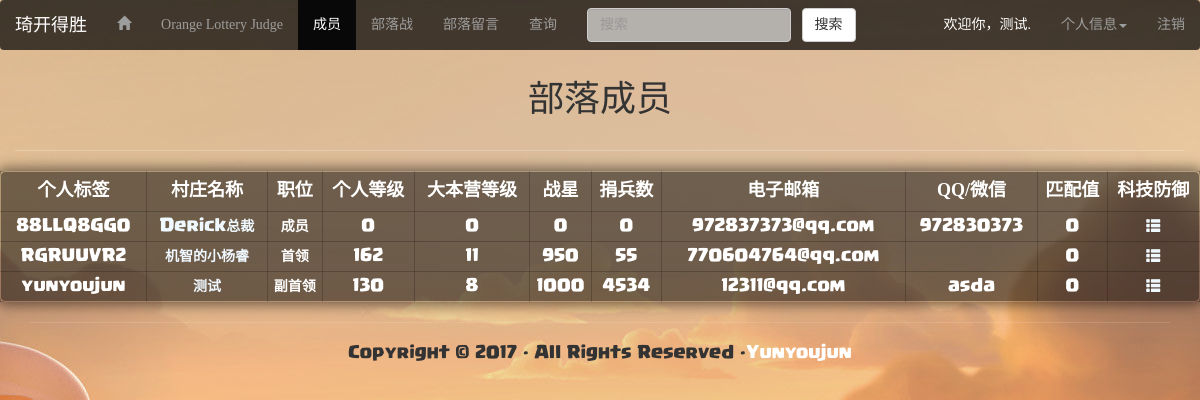
The app's page /clanmember.php (signed in), older data.
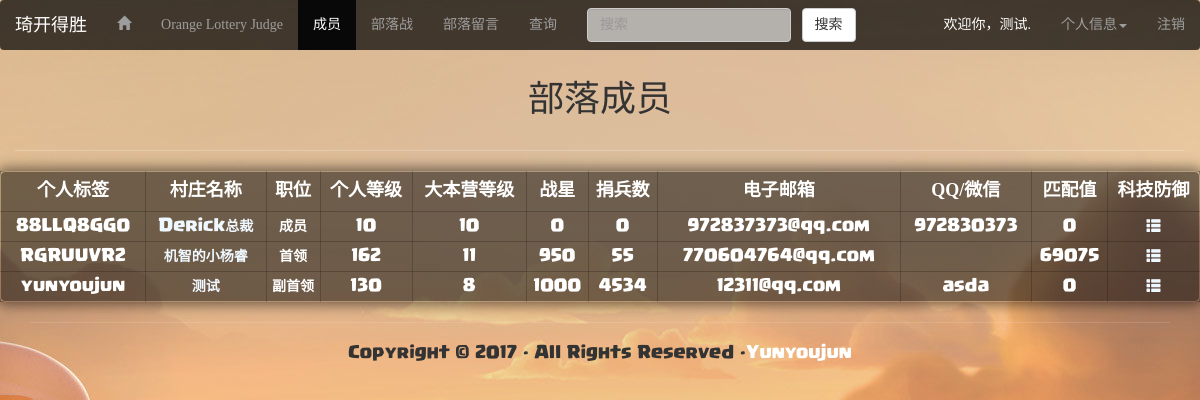
The same page, newer data.
### tables this page shows
CREATE TABLE IF NOT EXISTS `clan` (
  `ClanCode` char(10) NOT NULL,
  `ClanName` varchar(30) NOT NULL,
  `MemberNum` tinyint(4) DEFAULT '1',
  `ClanLevel` tinyint(4) NOT NULL,
  `ClanPassword` varchar(20) NOT NULL,
  `ClanLeader` char(10) NOT NULL,
  `ClanGroup` varchar(20) DEFAULT NULL,
  PRIMARY KEY (`ClanCode`)
);

CREATE TABLE IF NOT EXISTS `clanmember` (
  `Code` char(10) NOT NULL,
  `Password` char(20) NOT NULL,
  `VillageName` char(30) NOT NULL,
  `Position` tinyint(1) NOT NULL,
  `Level` smallint(6) NOT NULL,
  `TownHallLevel` tinyint(4) NOT NULL,
  `Star` smallint(6) NOT NULL,
  `Donation` mediumint(9) NOT NULL,
  `Email` varchar(50) DEFAULT NULL,
  `QQorWechat` char(20) DEFAULT NULL,
  `ClanCode` char(10) NOT NULL,
  `PKMatch` int(11) NOT NULL,
  PRIMARY KEY (`Code`)
);

### clanmember.php (the view, shortened to what this page needs)
<?php require_once('Connections/clandata.php'); ?>
<!DOCTYPE html>
<html lang="en">
<head>
<?php
include("headlink.php");
?>
</head>
<body onLoad="ready()"><?php
include("navbar.php");
?>
    <?php
    		  $sqlclancode=mysql_query("select ClanCode from clanmember where Code='".$_SESSION['MM_Username']."'",$clandata);
		  $infoclancode=mysql_fetch_array($sqlclancode);
		  if($infoclancode['ClanCode']!=null){
		  ?>
<div class="container-fluid">
  <div class="row">
    <div class="col-md-6 col-md-offset-3">
      <h1 class="text-center">部落成员</h1>
    </div>
  </div>
  <hr style="opacity:0.3">
</div>
<div class="container-fluid">
  <div class="row ">
    <div class="text-center " >
    <table align="center" cellpadding="0" cellspacing="0" class="col-md-12 yunyouback" border="1px" >
           <tr style="font-size:large;font-family:'幼圆', '隶书', '华文隶书';font-weight:bold;" height="40">
          <th ><div align="center">个人标签</div></th>
          <th ><div align="center">村庄名称</div></th>
          <th><div align="center">职位</div></th>
          <th ><div align="center">个人等级</div></th>
          <th ><div align="center">大本营等级</div></th>
          <th ><div align="center">战星</div></th>
          <th ><div align="center">捐兵数</div></th>
          <th ><div align="center">电子邮箱</div></th>
          <th ><div align="center">QQ/微信</div></th>
          <th ><div align="center">匹配值</div></th>
          <th ><div align="center">科技防御</div></th>
          </tr>
          <?php
            $sqlmember=mysql_query("select * from clanmember where ClanCode='".$infoclancode['ClanCode']."' order by Code ",$clandata);
             while($infomember=mysql_fetch_array($sqlmember))
		     {
		  ?>
        <tr style="font-family:'Supercell-Magic_5';FONT-WEIGHT:bold;">
          <td height="30"><div align="center"><?php echo $infomember['Code'];?></div></td>
          <td ><div align="center" ><a href="technologydefense.php?Code=<?php echo $infomember['Code'];?>" style="font-weight:bold;"><?php echo $infomember['VillageName'];?></a></div></td>
          <td ><div align="center"><?php if($infomember["Position"]==3) echo "首领";
	  else if($infomember["Position"]==2) echo "副首领";
	  else if($infomember["Position"]==1) echo "长老";
	  else if($infomember["Position"]==0) echo "成员";
	  ?></div></td>
          <td ><div align="center"><?php echo $infomember['Level'];?></div></td>
          <td ><div align="center"><?php echo $infomember['TownHallLevel'];?></div></td>
          <td ><div align="center"><?php echo $infomember['Star'];?></div></td>
          <td ><div align="center"><?php echo $infomember['Donation'];?></div></td>
          <td ><div align="center"><?php echo $infomember['Email'];?></div></td>
          <td ><div align="center"><?php echo $infomember['QQorWechat'];?></div></td>
          <td ><div align="center"><?php echo $infomember['PKMatch'];?></div></td>
          <td >
          <div><a href="technologydefense.php?Code=<?php echo $infomember['Code'];?>"><i class="glyphicon glyphicon-th-list"></i></a></div></td>
          </tr>
          <?php
			 }
			 ?>
   </table>
  </div>
    </div>
  </div>
    <?php
			 }
			 ?>
<?php
include("foot.php");
?>
</body>
</html>

### headlink.php (shortened to what this page needs)
<link href="css/bootstrap.css" rel="stylesheet">
<link href="css/yunyouclan.css" rel="stylesheet">
<link rel="stylesheet" href="css/bootstrap-select.css">
<link href="fonts/font-awesome/css/font-awesome.css" rel="stylesheet">
<link href="css/animations.css" rel="stylesheet">

### navbar.php (shortened to what this page needs)
<header class="header fixed clearfix navbar navbar-fixed-top">
<nav class="navbar  navbar-inverse" style="background-color:rgba(0,0,0,0.7);">
 <?php
$logoutAction = $_SERVER['PHP_SELF']."?doLogout=true";
$logoutClanAction = $_SERVER['PHP_SELF']."?doLogoutClan=true";
?>
  <div class="container-fluid">
    <div class="navbar-header">
      <?php
		if(isset($_SESSION['MM_Clan'])){
$clanName = mysql_query ( "select ClanName from clan where ClanCode='".$_SESSION['MM_Clan']."'",$clandata);
$cname = mysql_fetch_array($clanName);
$_SESSION['ClanName'] = $cname['ClanName'];
      $sqljoin=mysql_query("select count(*) as total from joinclan where ClanCode='".$_SESSION['MM_Clan']."'",$clandata);
      $infojoin=mysql_fetch_array($sqljoin);
			?>
 <ul class="nav navbar-nav">
    <li class="dropdown" id="myclan"><a href="#" class="dropdown-toggle navbar-brand" data-toggle="dropdown" role="button" aria-expanded="false"><?php echo  $_SESSION['ClanName'];?><span class="caret"></span></a>
          <ul class="dropdown-menu"  role="menu" style="filter:alpha(opacity=0);">
            <li id="claninfo"><a href="claninfo.php">部落信息</a></li>
            <li id="clanmanage"><a href="clanmanage.php">成员管理&nbsp;<?php if($infojoin['total']>0){?><span class="badge"><?php echo $infojoin['total'];?><?php } ?></span></a></li>
            <li id="clanwar"><a href="clanwar.php">部落战</a></li>
            <li id="clanwordmanage"><a href="clanwordmanage.php">部落留言</a></li>
            <li class="divider" ></li>
           <li><a href="<?php echo $logoutClanAction ?>">注销部落</a></li>
          </ul>
        </li>
        </ul>
            <?php
		}else{?>
     <?php if(isset($_SESSION['MM_Username'])){
  ?>
		<a class="navbar-brand" href="clanlogin.php" >
     <?php
          $myclancode = mysql_query ( "select ClanCode from clanmember where Code='".$_SESSION['MM_Username']."'",$clandata);
@$myccode = mysql_fetch_array($myclancode);
     $myclanName = mysql_query ( "select ClanName from clan where ClanCode='".$myccode['ClanCode']."'",$clandata);
@$mycname = mysql_fetch_array($myclanName);
 if($myccode['ClanCode']!=""){
	  echo $mycname['ClanName']."</a>";
  }else echo "部落</a>";
} }
	  ?>
      </div>
    <div class="collapse navbar-collapse" id="defaultNavbar1">
      <ul class="nav navbar-nav">
      <li id="mainpage" ><a href="welcome.php"><span  class="glyphicon glyphicon-home"></span></a></li>
      <li id="orange_lottery_judge" ><a href="orange-lottery-judge.php">Orange Lottery Judge</a></li>
       <?php if(isset($_SESSION['MM_Username'])){
  ?>
        <li id="clanmember"><a href="clanmember.php">成员<span class="sr-only"></span></a></li>
        <li id="clanwarformember"><a href="clanwarformember.php">部落战</a></li>
        <li id="clanword"><a href="clanword.php">部落留言</a></li>
        <li id="search"><a href="search.php">查询</a></li>
 <?php } ?>
      </ul>
     <?php if(isset($_SESSION['MM_Username'])){
  ?>
      <form class="navbar-form navbar-left" role="search" action="search.php" method="get">
        <div class="form-group">
          <input  type="text" class="form-control" name="keyword" id="keyword" placeholder="搜索"
          <?php  if(@isset($_SESSION['keyword'])) echo "value='".$_SESSION['keyword']."'";?>>
        </div>&nbsp;&nbsp;
        <button type="submit" class="btn btn-default" >搜索</button>
      </form>
     <?php } ?>
      <ul class="nav navbar-nav navbar-right">
      <?php
		if(isset($_SESSION['MM_Username'])){
      $sqlVillageName=mysql_query("select VillageName from clanmember where Code='".$_SESSION['MM_Username']."'",$clandata);
      $infoVillageName=mysql_fetch_array($sqlVillageName);
			?>
      <li ><a style="color:rgba(255,255,255,1.00);">欢迎你，<?php echo $infoVillageName['VillageName'];?>.</a></li>
      <li class="dropdown" id="basicinfo"><a href="#" class="dropdown-toggle" data-toggle="dropdown" role="button" aria-expanded="false">个人信息<span class="caret"></span></a>
        </li>
        <li><a href="<?php echo $logoutAction ?>">注销</a></li>
        <?php
		}else{
		?>
        <li><a href="index.php">登录</a></li>
        <li><a href="register.php">注册</a></li>
        <?php
		}
		?>
      </ul>
    </div>
  </div>
</nav>
</header>

### foot.php (shortened to what this page needs)
<div class="container">
<hr>
<div class="row">
  <div class="text-center col-md-6 col-md-offset-3">
    <p style="font-family:'Supercell-Magic_5';">Copyright &copy; 2017 &middot; All Rights Reserved &middot;<a style="color:#FFFFFF;" href="http://www.yunyoujun.online" target="_blank">Yunyoujun</a></p>
  </div>
</div>
</div>

### css/yunyouclan.css (style rules this page uses)
.yunyouback { background-color:rgba(0,0,0,0.5); padding: 5px; border: 1px solid rgba(0,0,0,.2); -moz-border-radius: 5px; -webkit-border-radius: 5px; border-radius: 5px; -moz-background-clip: padding; -webkit-background-clip: padding-box; background-clip: padding-box; -moz-box-shadow: 0 0 13px 3px rgba(0,0,0,.5); -webkit-box-shadow: 0 0 13px 3px rgba(0,0,0,.5); box-shadow: 0 0 13px 3px rgba(0,0,0,.5); color:rgba(255,255,255,1.00); }
A:link { COLOR: #EFF8FF; TEXT-DECORATION: none }
table { border: 1px solid rgba(0,0,0,.2); }
body { padding-top: 60px; font-family:"微软雅黑","幼圆", "楷体", "隶书", "华文隶书", "黑体", "华文行楷"; background-image: url(../images/loginback.jpg); background-attachment:fixed; background-size:cover; position: relative; background-repeat: no-repeat; background-position:center; }
button { background: linear-gradient(-45deg, #ffffff, #000000); outline: none; overflow: hidden; position: relative; padding: 10px 20px; border: none; border-radius: 10px; }
button:before { content: ''; background: rgba(255, 255, 255, 0.3); height: 100%; width: 65px; position: absolute; top: 0; left: -180%; transform: skew(-45deg); transition: 0s; }
hr { opacity:0.15; }
.navbar-inverse { background-color:rgba(0,0,0,0.50); border:none; }
.nav > li > a { color: #AAA; }

### clanmember.php (style rules this page uses)
body { padding-top: 60px; font-family:"微软雅黑","幼圆", "楷体", "隶书", "华文隶书", "黑体", "华文行楷"; background-image: url(images/loginback.jpg); background-attachment:fixed; background-size:auto; position: relative; background-repeat: no-repeat; background-position:center; }

Row changes from the older to the newer data that the page shows:
changed clanmember "88LLQ8GG0": Level "0" → "10"; TownHallLevel "0" → "10"
changed clanmember "RGRUUVR2": PKMatch "0" → "69075"
